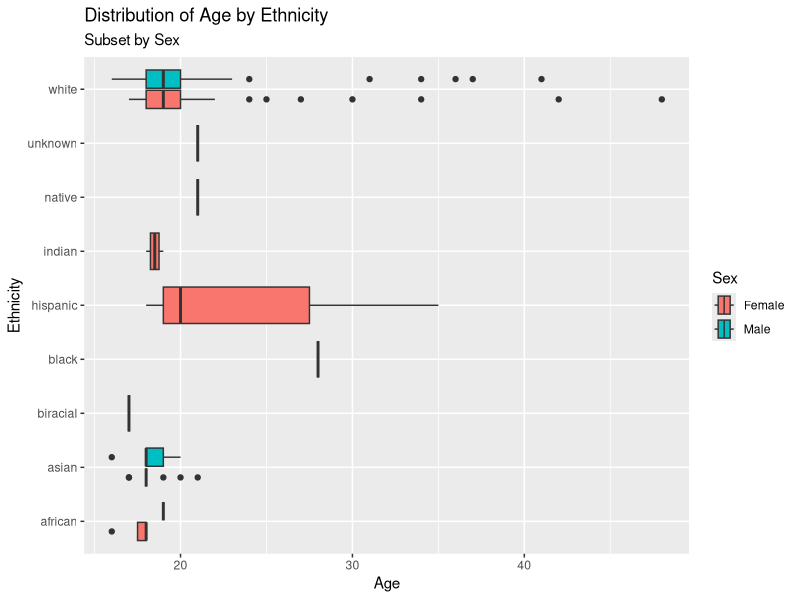
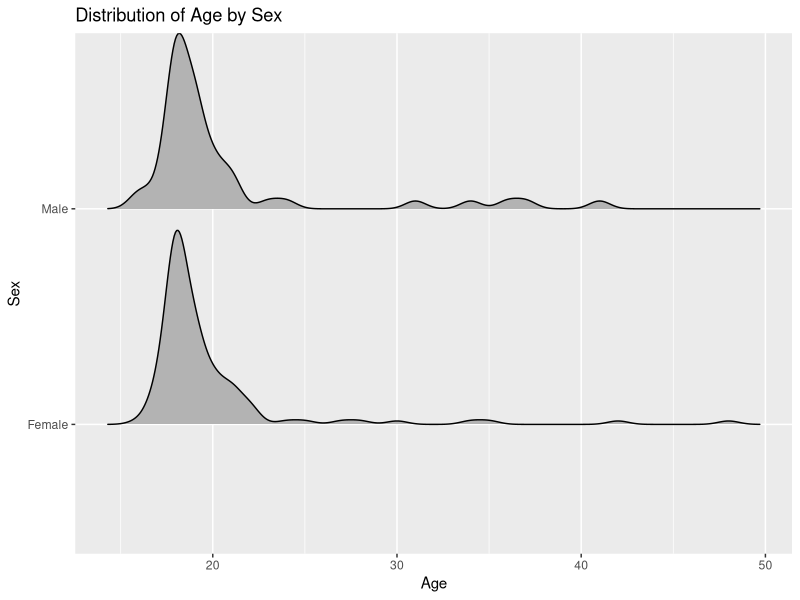

Recreate these plots in R, in order.
## ---- chunk 1
#| message: false
library(tidyverse)
## ---- chunk 2
#| message: false
hiphop <- read_csv(here::here("supporting_artifacts", 'Learning Targets', "hiphop.csv"))
## ---- chunk 3
hiphop_clean <- hiphop |> 
  drop_na(
    word:popularityScore
  )
## ---- chunk 4
hiphop_clean |> 
  distinct(
    word
  ) |> 
  count()
## ---- chunk 5
hiphop_clean <- hiphop_clean |> 
  mutate(
    whiteNonwhite = if_else(
      ethnic == 'white',
      'white',
      'nonwhite'
    )
  )
## ---- chunk 6
demographics <- hiphop_clean |> 
  distinct(
    subj,
    .keep_all = TRUE
  ) |>
  mutate(
    sex = as.factor(sex),
    ethnic = as.factor(ethnic)
  ) |> 
  select(
    sex,
    age,
    ethnic,
  )
summary(demographics)
## ---- chunk 7
ggplot(
  demographics,
  mapping = aes(x = age, y = ethnic, fill = sex)
) +
  geom_boxplot() +
  labs(
    x = "Age",
    y = "Ethnicity",
    fill = "Sex",
    title = "Distribution of Age by Ethnicity",
    subtitle = "Subset by Sex"
  )
## ---- chunk 8
#| message: false
ggplot(
  demographics,
  mapping = aes(x = age, y = sex)
) +
  ggridges::geom_density_ridges(scale = 0.9) +
  labs(
    x = "Age",
    y = "Sex",
    title = "Distribution of Age by Sex"
  )
## ---- chunk 9
hiphop_clean |> 
  filter(
    age < 20
  ) |> 
  select(
    word,
    familiarity
  ) |>
  group_by(
    word
  ) |> 
  mutate(
    avg = mean(familiarity),
  ) |> 
  distinct(
    word,
    avg
  ) |> 
  summarize(
    avg
  ) |> 
  filter(
    avg == min(avg) | 
      avg == max(avg)
  )
## ---- chunk 10
hiphop_clean |> 
  filter(
    toupper(whiteNonwhite) == "NONWHITE",
    toupper(sex) == "FEMALE"
  ) |> 
  select(
    word,
    familiarity
  ) |>
  group_by(
    word
  ) |> 
  mutate(
    avg = mean(familiarity),
  ) |> 
  distinct(
    word,
    avg
  ) |> 
  summarize(
    avg
  ) |> 
  filter(
    avg == min(avg) | 
      avg == max(avg)
  )
## ---- chunk 11
hiphop_clean |> 
  filter(
    age > 30,
    toupper(whiteNonwhite) == "WHITE",
    toupper(sex) == "MALE"
  ) |> 
  select(
    word,
    familiarity
  ) |>
  group_by(
    word
  ) |> 
  mutate(
    avg = mean(familiarity),
  ) |> 
  distinct(
    word,
    avg
  ) |> 
  summarize(
    avg
  ) |> 
  filter(
    avg == min(avg) | 
      avg == max(avg)
  )
## ---- chunk 12
hiphop_clean |> 
  filter(
    age >= 17,
    age <= 23,
    toupper(sex) == "MALE",
    bieber >= 3,
    city <= 60000,
    city >= 10000
  )
